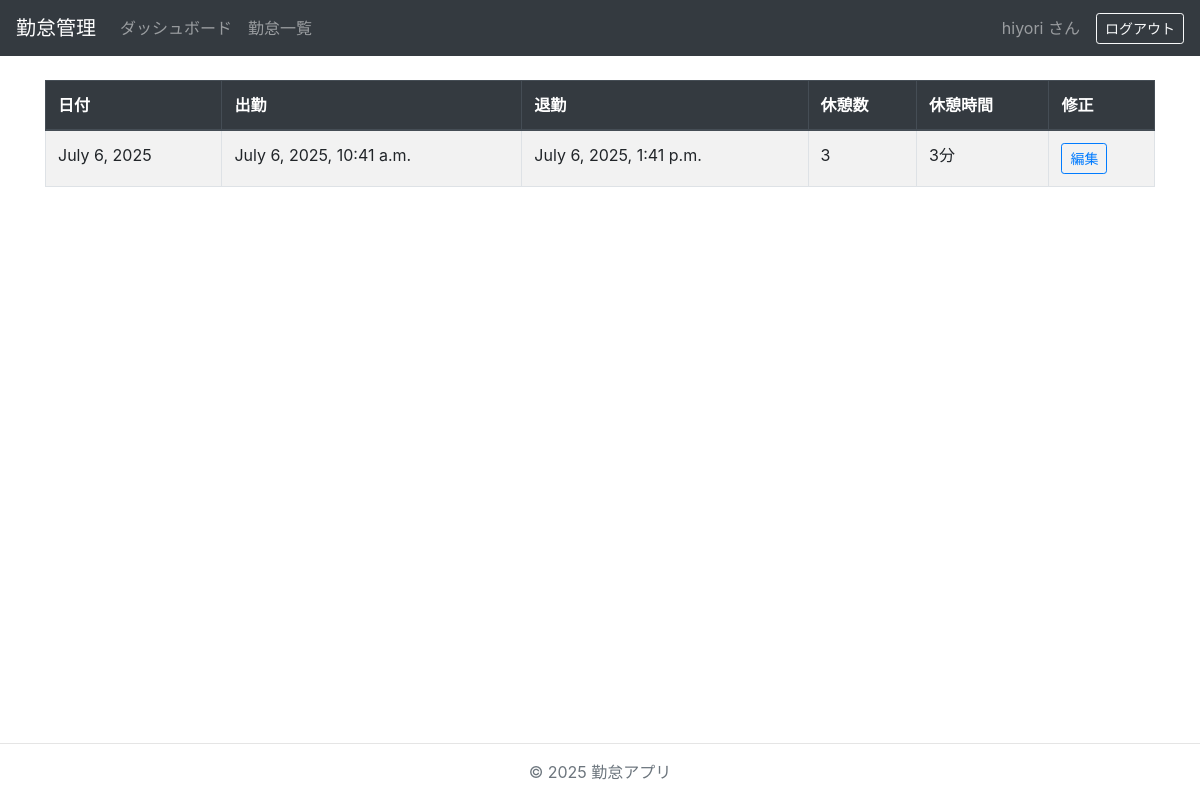
Page /history/ (signed in) on the committed database.
### attendance/models.py (models this page shows, shortened)
class Attendance(models.Model):
    user = models.ForeignKey(User, on_delete=models.CASCADE)
    date = models.DateField(auto_now_add=True)
    clock_in = models.DateTimeField(null=True, blank=True)
    clock_out = models.DateTimeField(null=True, blank=True)
    @property
    def total_break_time(self):
        total = timedelta()
        for br in self.break_set.all():
            if br.start and br.end:
                total += (br.end - br.start)
        return total

class Break(models.Model):
    attendance = models.ForeignKey(Attendance, on_delete=models.CASCADE)
    start = models.DateTimeField(null=True, blank=True)
    end = models.DateTimeField(null=True, blank=True)

### attendance/views.py (the view)
# urls.py: path('history/', views.history, name='history'),
@login_required
def history(request):
    attendances = Attendance.objects.filter(user=request.user).order_by('-date')
    return render(request, 'attendance/history.html', {
        'attendances': attendances
    })

### attendance/templatetags/timestring.py (called while the page is built)
@register.filter
def timestring(value):
    try:
        seconds = int(value.total_seconds())
        hours, remainder = divmod(seconds, 3600)
        minutes = remainder // 60
        if hours > 0:
            return f"{hours}時間{minutes}分"
        return f"{minutes}分"
    except:
        return "0分"

### attendance/templates/attendance/history.html (shortened to what this page needs)
{% extends "attendance/base.html" %}
{% load timestring %}
{% block content %}
<table class="table table-striped table-bordered">
  <thead class="thead-dark">
    <tr>
      <th>日付</th>
      <th>出勤</th>
      <th>退勤</th>
      <th>休憩数</th>
      <th>休憩時間</th>
      <th>修正</th>
    </tr>
  </thead>
  <tbody>
    {% for a in attendances %}
    <tr>
      <td>{{ a.date }}</td>
      <td>{{ a.clock_in|default:"-" }}</td>
      <td>{{ a.clock_out|default:"-" }}</td>
      <td>{{ a.break_set.count }}</td>
      <td>
        {% if a.total_break_time.total_seconds %}
          {{ a.total_break_time|timestring }}
        {% else %}
          0分
        {% endif %}
      </td>
      <td>
        <a href="{% url 'edit_attendance' a.pk %}" class="btn btn-sm btn-outline-primary">編集</a>
      </td>
    </tr>
    {% empty %}
    <tr>
      <td colspan="5">勤怠データがありません。</td>
    </tr>
    {% endfor %}
  </tbody>
</table>
{% endblock %}

### attendance/templates/attendance/base.html (shortened to what this page needs)
{% load static %}
<!DOCTYPE html>
<html lang="ja">
<head>
  <link rel="stylesheet" href="https://stackpath.bootstrapcdn.com/bootstrap/4.5.2/css/bootstrap.min.css">
</head>
<body class="d-flex flex-column min-vh-100">
  <nav class="navbar navbar-expand-lg navbar-dark bg-dark mb-4">
    <a class="navbar-brand" href="{% url 'dashboard' %}">勤怠管理</a>
    <div class="collapse navbar-collapse" id="navbarNav">
      {% if request.user.is_authenticated %}
        <ul class="navbar-nav mr-auto">
          <li class="nav-item">
            <a class="nav-link" href="{% url 'dashboard' %}">ダッシュボード</a>
          </li>
          <li class="nav-item">
            <a class="nav-link" href="{% url 'history' %}">勤怠一覧</a>
          </li>
        </ul>
        <span class="navbar-text mr-3">
          {{ request.user.username }} さん
        </span>
        <a class="btn btn-outline-light btn-sm" href="{% url 'logout' %}">ログアウト</a>
      {% else %}
        <ul class="navbar-nav ml-auto">
          <li class="nav-item">
            <a class="nav-link" href="{% url 'login' %}">ログイン</a>
          </li>
        </ul>
      {% endif %}
    </div>
  </nav>
  <main class="container flex-grow-1">
    {% block content %}
    {% endblock %}
  </main>
  <footer class="mt-5 text-muted">
    <hr>
    <p class="text-center">© {{ now|default:2025 }} 勤怠アプリ</p>
  </footer>
</body>
</html>

### rows in the picture
Attendance: date "July 6, 2025", clock_in "July 6, 2025, 10:41 a.m.", clock_out "July 6, 2025, 1:41 p.m.", break_set.count "3", total_break_time "3分"

### other values in the picture
{{ request.user.username }} "hiyori"
{{ now|default:2025 }} "2025"
